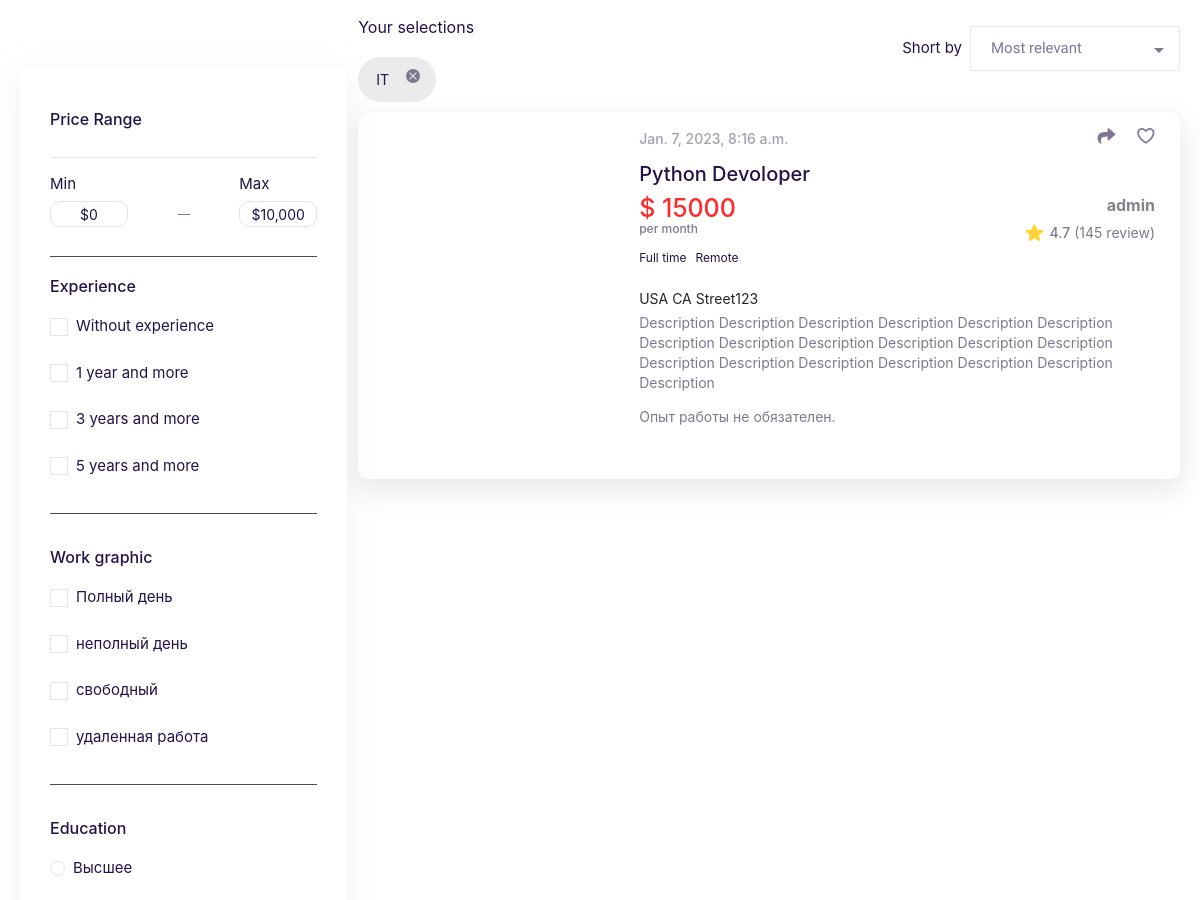
Before: /job-catalog/vacancy/ (middle part) with the older database file.
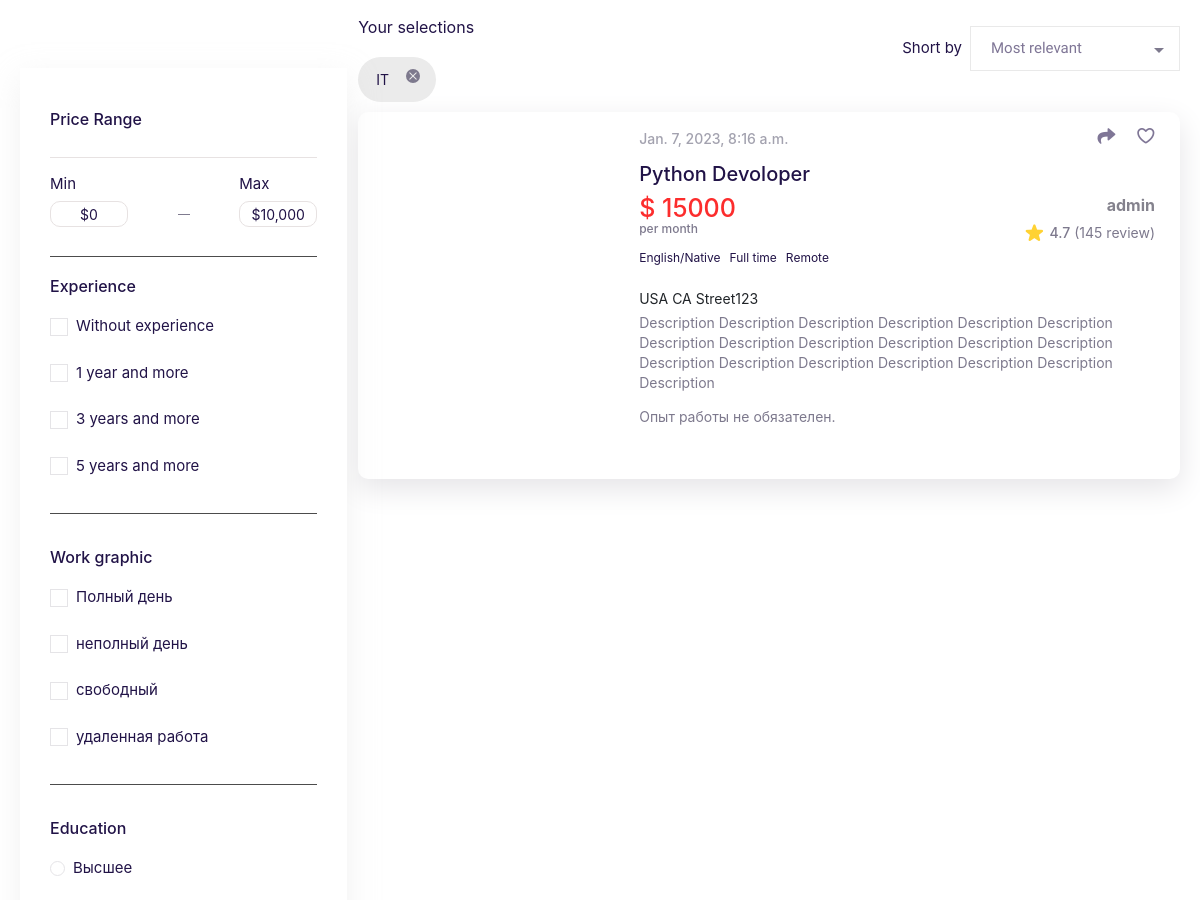
After: the same page with the newer database file.
### forarmenians_app/models.py (models this page shows, shortened)
class JobAd(Ad):
    work_graphic = models.CharField(max_length=300)
    education = models.CharField(max_length=200)
    frequency_of_payment = models.CharField(max_length=50, default='per month')
    salary_from = models.PositiveSmallIntegerField(default=1)
    salary_to = models.PositiveSmallIntegerField(default=1)
    currency = models.CharField(max_length=20, default='USD')

class JobVacancy(JobAd):
    responsibilities = models.TextField()
    requirements = models.TextField()

class Ad(models.Model):
    title = models.CharField(max_length=100)
    description = models.TextField()
    created_by = models.ForeignKey(User, on_delete=models.CASCADE)
    created_date = models.DateTimeField(auto_now_add=True)
    updated_date = models.DateTimeField(auto_now=True)
    address = models.ForeignKey(AdAddress, on_delete=models.CASCADE, blank=True, null=True)
    price = models.PositiveIntegerField()

class JobAd(Ad):
    work_graphic = models.CharField(max_length=300)
    education = models.CharField(max_length=200)
    frequency_of_payment = models.CharField(max_length=50, default='per month')
    salary_from = models.PositiveSmallIntegerField(default=1)
    salary_to = models.PositiveSmallIntegerField(default=1)
    currency = models.CharField(max_length=20, default='USD')

class AdAddress(models.Model):
    country = models.ForeignKey(AdCountry, on_delete=models.CASCADE)
    state = models.ForeignKey(AdState, on_delete=models.CASCADE)
    address = models.CharField(max_length=100, blank=True, null=True)
    def __str__(self):
        return f'{self.country} {self.state} {self.address}'

class AdCountry(models.Model):
    country = models.CharField(max_length=100)
    def __str__(self):
        return f'{self.country}'

class AdState(models.Model):
    state = models.CharField(max_length=100)
    def __str__(self):
        return f'{self.state}'

class JobLanguageSkill(models.Model):
    job_ad = models.ForeignKey(JobAd, on_delete=models.CASCADE, related_name='languages')
    language = models.CharField(max_length=50)
    level = models.CharField(max_length=50)
    def __str__(self):
        return f'{self.language}/{self.level}'

### forarmenians_app/views.py (the view)
# urls.py: path('job-catalog/vacancy/', JobCatalogVacancyView.as_view(), name='job-catalog-vacancy'),
class JobCatalogVacancyView(ListView):
    model = JobVacancy
    template_name = "job/job-catalog-vacancy.html"

### templates/job/job-catalog-vacancy.html (shortened to what the changed rows need)
{% extends 'base.html' %}
{% load static %}
{% block content %}
      <div class="page">
         <div class="page__job job">
            <div class="job__container -container">
               <div class="job__catalog catalog">
                  <div class="catalog__main">
                     <div class="catalog__items">
                         {% for object in object_list %}
                            <div class="catalog__item item-catalog">
                           <div class="item-catalog__body">
                              <div class="item-catalog__main">
                                 <div class="item-catalog__slider slider-item-products-ads slider-item-products-ads_big">
                                    <div class="slider-item-products-ads__body swiper">
                                       <div class="slider-item-products-ads__wrapper swiper-wrapper">
                                       </div>
                                    </div>
                                    <a href="" class="slider-item-products-ads__pagination -slider-pagination-row"></a>
                                 </div>
                                 <div class="item-catalog__content">
                                    <div class="item-catalog__row">
                                       <div class="item-catalog__texts">
                                          <div class="item-catalog__date">{{ object.created_date }}</div>
                                          <a href="{% url 'job-detail-vacancy' object.pk %}" class="item-catalog__title">{{ object.title }}</a>
                                       </div>
                                       <div class="item-catalog__actions">
                                          <a href=""><span class="-icon-share"></span></a>
                                          <a href=""><span class="-icon-like"></span></a>
                                       </div>
                                    </div>
                                    <div class="item-catalog__row">
                                       <div class="item-catalog__price"><div>$ {{ object.price }} <span>{{ object.frequency_of_payment }}</span></div></div>
                                       <div class="item-catalog__user">
                                          <div class="item-catalog__name">{{ object.created_by }}</div>
                                          <div class="item-catalog__rating rating-item-catalog">
                                             <span class="-icon-star"></span><span class="rating-item-catalog__text"><span>4.7</span> (145 review)</span>
                                          </div>
                                       </div>
                                    </div>
                                    <div class="item-catalog__labels" data-me="767.98, .item-catalog_1 .item-catalog__main, first">
                                        {% for language in object.languages.all %}
                                            <div class="item-catalog__label">{{ language }}</div>
                                        {% endfor %}
                                          <div class="item-catalog__label">Full time</div>
                                          <div class="item-catalog__label">Remote</div>
                                    </div>
                                    <div class="item-catalog__address">{{ object.address }}</div>
                                    <div class="item-catalog__desc">
                                       <p>{{ object.description }}</p>
                                       <p>Опыт работы не обязателен.</p>
                                    </div>
                                 </div>
                              </div>
                           </div>
                        </div>
                         {% endfor %}
                     </div>
                  </div>
               </div>
            </div>
         </div>
      </div>
{% endblock %}

Changed rows visible on the page:
added JobLanguageSkill: language+level "English/Native"
